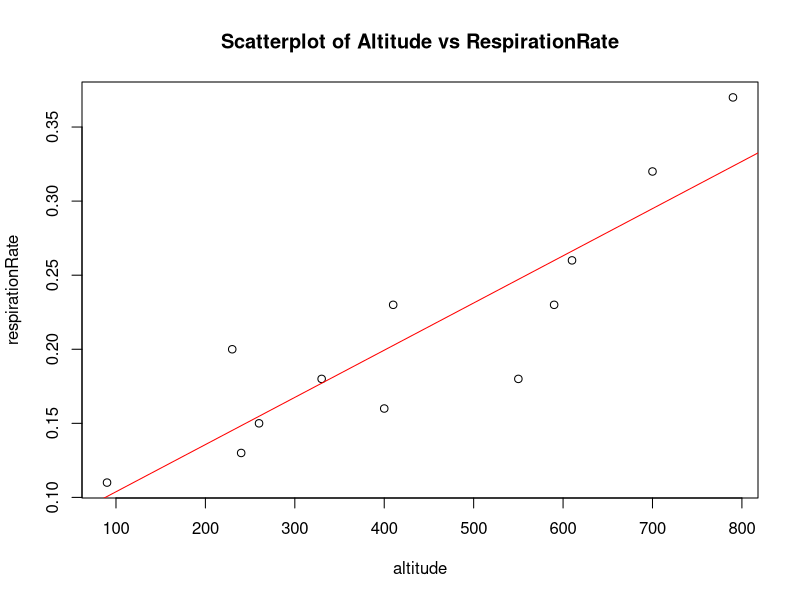
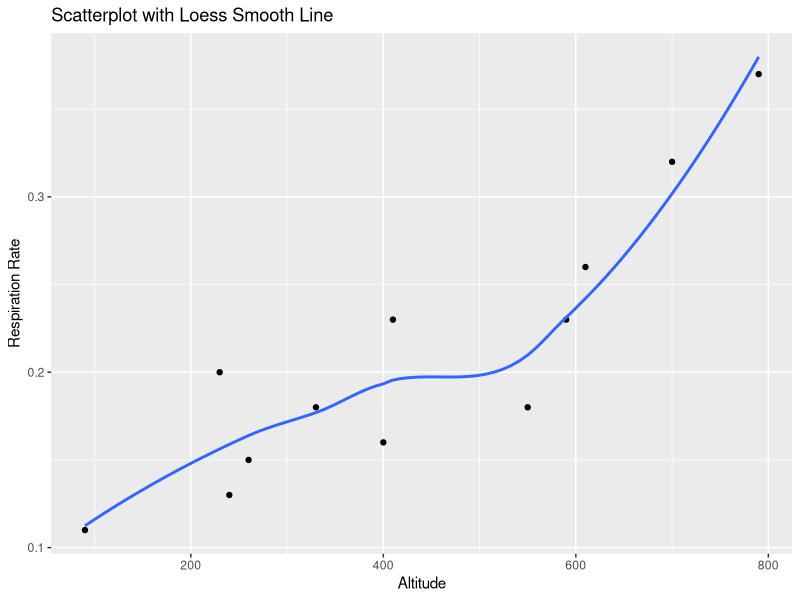

Write the R code that produced these figures, in order.
# Create the data
altitude <- c(90, 230, 240, 260, 330, 400, 410, 550, 590, 610, 700, 790)

respirationRate <- c(0.11, 0.2, 0.13, 0.15, 0.18, 0.16, 0.23, 
                     0.18, 0.23, 0.26, 0.32, 0.37)

# Create the scatterplot
plot(altitude, respirationRate, xlab="altitude", 
     ylab="respirationRate", main="Scatterplot of Altitude vs RespirationRate")


# Add a regression line
model <- lm(respirationRate ~ altitude)
abline(model, col="red")



# Load ggplot2
library(ggplot2)

# Create a data frame
data <- data.frame(altitude, respirationRate)

# Scatterplot with a loess smooth line (using ggplot2)
ggplot(data, aes(x=altitude, y=respirationRate)) +
  geom_point() +
  geom_smooth(method="loess", se=FALSE) +  # Use loess instead of lowess
  labs(title="Scatterplot with Loess Smooth Line", x="Altitude", y="Respiration Rate")

